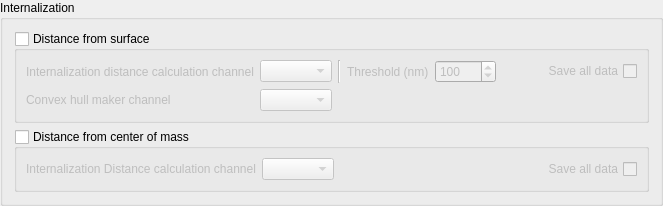
        <widget class="QGroupBox" name="groupBox_4">
         <property name="title">
          <string>Internalization</string>
         </property>
         <property name="flat">
          <bool>false</bool>
         </property>
         <property name="checkable">
          <bool>false</bool>
         </property>
         <property name="checked">
          <bool>false</bool>
         </property>
         <layout class="QVBoxLayout" name="verticalLayout_7">
          <item>
           <widget class="QGroupBox" name="groupBox_analysis_internalization_surface">
            <property name="title">
             <string>Distance from surface</string>
            </property>
            <property name="flat">
             <bool>false</bool>
            </property>
            <property name="checkable">
             <bool>true</bool>
            </property>
            <property name="checked">
             <bool>false</bool>
            </property>
            <layout class="QGridLayout" name="gridLayout_5">
             <item row="0" column="2">
              <widget class="Line" name="line_3">
               <property name="orientation">
                <enum>Qt::Vertical</enum>
               </property>
              </widget>
             </item>
             <item row="0" column="6">
              <spacer name="horizontalSpacer_7">
               <property name="orientation">
                <enum>Qt::Horizontal</enum>
               </property>
               <property name="sizeHint" stdset="0">
                <size>
                 <width>40</width>
                 <height>20</height>
                </size>
               </property>
              </spacer>
             </item>
             <item row="0" column="3">
              <widget class="QLabel" name="label_3">
               <property name="text">
                <string>Threshold (nm)</string>
               </property>
              </widget>
             </item>
             <item row="0" column="4">
              <widget class="QSpinBox" name="spinBox_analysis_internalization_surface_treshold">
               <property name="maximum">
                <number>10000</number>
               </property>
               <property name="singleStep">
                <number>10</number>
               </property>
               <property name="value">
                <number>100</number>
               </property>
              </widget>
             </item>
             <item row="0" column="0">
              <widget class="QLabel" name="label_4">
               <property name="text">
                <string>Internalization distance calculation channel</string>
               </property>
              </widget>
             </item>
             <item row="1" column="1">
              <widget class="QComboBox" name="comboBox_analysis_internalization_surface_channel_convex"/>
             </item>
             <item row="1" column="0">
              <widget class="QLabel" name="label_15">
               <property name="text">
                <string>Convex hull maker channel</string>
               </property>
              </widget>
             </item>
             <item row="0" column="1">
              <widget class="QComboBox" name="comboBox_analysis_internalization_surface_channel_distance"/>
             </item>
             <item row="0" column="7">
              <widget class="QCheckBox" name="checkBox_analysis_internalization_surface_save_all">
               <property name="layoutDirection">
                <enum>Qt::RightToLeft</enum>
               </property>
               <property name="text">
                <string>Save all data</string>
               </property>
              </widget>
             </item>
            </layout>
           </widget>
          </item>
          <item>
           <widget class="QGroupBox" name="groupBox_analysis_internalization_dr">
            <property name="title">
             <string>Distance from center of mass</string>
            </property>
            <property name="flat">
             <bool>false</bool>
            </property>
            <property name="checkable">
             <bool>true</bool>
            </property>
            <property name="checked">
             <bool>false</bool>
            </property>
            <layout class="QGridLayout" name="gridLayout_7">
             <item row="0" column="1">
              <widget class="QComboBox" name="comboBox_analysis_internalization_dr_channel_distance"/>
             </item>
             <item row="0" column="0">
              <widget class="QLabel" name="label_16">
               <property name="text">
                <string>Internalization Distance calculation channel</string>
               </property>
              </widget>
             </item>
             <item row="0" column="2">
              <spacer name="horizontalSpacer_8">
               <property name="orientation">
                <enum>Qt::Horizontal</enum>
               </property>
               <property name="sizeHint" stdset="0">
                <size>
                 <width>40</width>
                 <height>20</height>
                </size>
               </property>
              </spacer>
             </item>
             <item row="0" column="3">
              <widget class="QCheckBox" name="checkBox_analysis_internalization_dr_save_all">
               <property name="layoutDirection">
                <enum>Qt::RightToLeft</enum>
               </property>
               <property name="text">
                <string>Save all data</string>
               </property>
              </widget>
             </item>
            </layout>
           </widget>
          </item>
         </layout>
        </widget>
